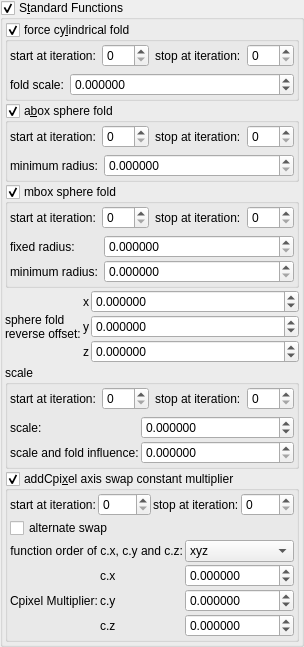
    <widget class="MyGroupBox" name="groupCheck_transf_function_enabledAy">
     <property name="title">
      <string>S&amp;tandard Functions</string>
     </property>
     <property name="checkable">
      <bool>true</bool>
     </property>
     <layout class="QVBoxLayout" name="verticalLayout_12" stretch="0,0,0,0,0,0">
      <property name="spacing">
       <number>2</number>
      </property>
      <property name="leftMargin">
       <number>2</number>
      </property>
      <property name="topMargin">
       <number>2</number>
      </property>
      <property name="rightMargin">
       <number>2</number>
      </property>
      <property name="bottomMargin">
       <number>2</number>
      </property>
      <item>
       <widget class="MyGroupBox" name="groupCheck_transf_function_enabled_false">
        <property name="title">
         <string>force cy&amp;lindrical fold</string>
        </property>
        <property name="checkable">
         <bool>true</bool>
        </property>
        <layout class="QVBoxLayout" name="verticalLayout_9">
         <property name="leftMargin">
          <number>2</number>
         </property>
         <property name="topMargin">
          <number>2</number>
         </property>
         <property name="rightMargin">
          <number>2</number>
         </property>
         <property name="bottomMargin">
          <number>2</number>
         </property>
         <item>
          <layout class="QHBoxLayout" name="horizontalLayout_28" stretch="0,1,0,1">
           <item>
            <widget class="QLabel" name="label_125">
             <property name="text">
              <string>start at iteration:</string>
             </property>
            </widget>
           </item>
           <item>
            <widget class="MySpinBox" name="spinboxInt_transf_start_iterations_O">
             <property name="sizePolicy">
              <sizepolicy hsizetype="Minimum" vsizetype="Maximum">
               <horstretch>0</horstretch>
               <verstretch>0</verstretch>
              </sizepolicy>
             </property>
             <property name="minimum">
              <number>0</number>
             </property>
             <property name="maximum">
              <number>999</number>
             </property>
             <property name="value">
              <number>0</number>
             </property>
            </widget>
           </item>
           <item>
            <widget class="QLabel" name="label_82">
             <property name="text">
              <string>stop at iteration:</string>
             </property>
            </widget>
           </item>
           <item>
            <widget class="MySpinBox" name="spinboxInt_transf_stop_iterations_O">
             <property name="sizePolicy">
              <sizepolicy hsizetype="Preferred" vsizetype="Maximum">
               <horstretch>0</horstretch>
               <verstretch>0</verstretch>
              </sizepolicy>
             </property>
             <property name="maximum">
              <number>999</number>
             </property>
            </widget>
           </item>
          </layout>
         </item>
         <item>
          <layout class="QHBoxLayout" name="horizontalLayout_23" stretch="0,1">
           <item>
            <widget class="QLabel" name="label_20">
             <property name="text">
              <string>fold scale:</string>
             </property>
            </widget>
           </item>
           <item>
            <widget class="MyDoubleSpinBox" name="spinbox_transf_scaleB_1">
             <property name="sizePolicy">
              <sizepolicy hsizetype="Minimum" vsizetype="Maximum">
               <horstretch>0</horstretch>
               <verstretch>0</verstretch>
              </sizepolicy>
             </property>
             <property name="prefix">
              <string/>
             </property>
             <property name="suffix">
              <string/>
             </property>
             <property name="decimals">
              <number>6</number>
             </property>
             <property name="minimum">
              <double>-9.999000000000001</double>
             </property>
             <property name="maximum">
              <double>9.999000000000001</double>
             </property>
             <property name="singleStep">
              <double>0.100000000000000</double>
             </property>
            </widget>
           </item>
          </layout>
         </item>
        </layout>
       </widget>
      </item>
      <item>
       <widget class="MyGroupBox" name="groupCheck_transf_function_enabledAz">
        <property name="title">
         <string>a&amp;box sphere fold</string>
        </property>
        <property name="checkable">
         <bool>true</bool>
        </property>
        <layout class="QVBoxLayout" name="verticalLayout_10">
         <property name="leftMargin">
          <number>2</number>
         </property>
         <property name="topMargin">
          <number>2</number>
         </property>
         <property name="rightMargin">
          <number>2</number>
         </property>
         <property name="bottomMargin">
          <number>2</number>
         </property>
         <item>
          <layout class="QHBoxLayout" name="horizontalLayout_22" stretch="0,1,0,1">
           <item>
            <widget class="QLabel" name="label_103">
             <property name="text">
              <string>start at iteration:</string>
             </property>
            </widget>
           </item>
           <item>
            <widget class="MySpinBox" name="spinboxInt_transf_start_iterations_T">
             <property name="sizePolicy">
              <sizepolicy hsizetype="Minimum" vsizetype="Maximum">
               <horstretch>0</horstretch>
               <verstretch>0</verstretch>
              </sizepolicy>
             </property>
             <property name="minimum">
              <number>0</number>
             </property>
             <property name="maximum">
              <number>999</number>
             </property>
             <property name="value">
              <number>0</number>
             </property>
            </widget>
           </item>
           <item>
            <widget class="QLabel" name="label_77">
             <property name="text">
              <string>stop at iteration:</string>
             </property>
            </widget>
           </item>
           <item>
            <widget class="MySpinBox" name="spinboxInt_transf_stop_iterations_T">
             <property name="sizePolicy">
              <sizepolicy hsizetype="Preferred" vsizetype="Maximum">
               <horstretch>0</horstretch>
               <verstretch>0</verstretch>
              </sizepolicy>
             </property>
             <property name="maximum">
              <number>999</number>
             </property>
            </widget>
           </item>
          </layout>
         </item>
         <item>
          <layout class="QGridLayout" name="gridLayout_3" columnstretch="0,1">
           <item row="0" column="0">
            <widget class="QLabel" name="label_51">
             <property name="text">
              <string>minimum radius:</string>
             </property>
            </widget>
           </item>
           <item row="0" column="1">
            <widget class="MyDoubleSpinBox" name="spinbox_transf_minimum_radius_05">
             <property name="sizePolicy">
              <sizepolicy hsizetype="Minimum" vsizetype="Maximum">
               <horstretch>0</horstretch>
               <verstretch>0</verstretch>
              </sizepolicy>
             </property>
             <property name="prefix">
              <string/>
             </property>
             <property name="suffix">
              <string/>
             </property>
             <property name="decimals">
              <number>6</number>
             </property>
             <property name="maximum">
              <double>99.000000000000000</double>
             </property>
             <property name="singleStep">
              <double>0.100000000000000</double>
             </property>
            </widget>
           </item>
          </layout>
         </item>
        </layout>
       </widget>
      </item>
      <item>
       <widget class="MyGroupBox" name="groupCheck_transf_function_enabledz_false">
        <property name="title">
         <string>mbox sphere fold</string>
        </property>
        <property name="checkable">
         <bool>true</bool>
        </property>
        <layout class="QVBoxLayout" name="verticalLayout_11">
         <property name="leftMargin">
          <number>2</number>
         </property>
         <property name="topMargin">
          <number>2</number>
         </property>
         <property name="rightMargin">
          <number>2</number>
         </property>
         <property name="bottomMargin">
          <number>2</number>
         </property>
         <item>
          <layout class="QHBoxLayout" name="horizontalLayout_24" stretch="0,1,0,1">
           <item>
            <widget class="QLabel" name="label_104">
             <property name="text">
              <string>start at iteration:</string>
             </property>
            </widget>
           </item>
           <item>
            <widget class="MySpinBox" name="spinboxInt_transf_start_iterations_M">
             <property name="sizePolicy">
              <sizepolicy hsizetype="Minimum" vsizetype="Maximum">
               <horstretch>0</horstretch>
               <verstretch>0</verstretch>
              </sizepolicy>
             </property>
             <property name="minimum">
              <number>0</number>
             </property>
             <property name="maximum">
              <number>999</number>
             </property>
             <property name="value">
              <number>0</number>
             </property>
            </widget>
           </item>
           <item>
            <widget class="QLabel" name="label_78">
             <property name="text">
              <string>stop at iteration:</string>
             </property>
            </widget>
           </item>
           <item>
            <widget class="MySpinBox" name="spinboxInt_transf_stop_iterations_M">
             <property name="sizePolicy">
              <sizepolicy hsizetype="Preferred" vsizetype="Maximum">
               <horstretch>0</horstretch>
               <verstretch>0</verstretch>
              </sizepolicy>
             </property>
             <property name="maximum">
              <number>999</number>
             </property>
            </widget>
           </item>
          </layout>
         </item>
         <item>
          <layout class="QGridLayout" name="gridLayout_2" columnstretch="0,1">
           <property name="verticalSpacing">
            <number>2</number>
           </property>
           <item row="0" column="0">
            <widget class="QLabel" name="label_16">
             <property name="text">
              <string>fixed radius:</string>
             </property>
            </widget>
           </item>
           <item row="1" column="0">
            <widget class="QLabel" name="label_47">
             <property name="text">
              <string>minimum radius:</string>
             </property>
            </widget>
           </item>
           <item row="1" column="1">
            <widget class="MyDoubleSpinBox" name="spinbox_mandelbox_folding_min_radius">
             <property name="sizePolicy">
              <sizepolicy hsizetype="Minimum" vsizetype="Maximum">
               <horstretch>0</horstretch>
               <verstretch>0</verstretch>
              </sizepolicy>
             </property>
             <property name="prefix">
              <string/>
             </property>
             <property name="suffix">
              <string/>
             </property>
             <property name="decimals">
              <number>6</number>
             </property>
             <property name="maximum">
              <double>99.000000000000000</double>
             </property>
             <property name="singleStep">
              <double>0.100000000000000</double>
             </property>
            </widget>
           </item>
           <item row="0" column="1">
            <widget class="MyDoubleSpinBox" name="spinbox_mandelbox_folding_fixed_radius">
             <property name="sizePolicy">
              <sizepolicy hsizetype="Minimum" vsizetype="Maximum">
               <horstretch>0</horstretch>
               <verstretch>0</verstretch>
              </sizepolicy>
             </property>
             <property name="prefix">
              <string/>
             </property>
             <property name="suffix">
              <string/>
             </property>
             <property name="decimals">
              <number>6</number>
             </property>
             <property name="maximum">
              <double>99.000000000000000</double>
             </property>
             <property name="singleStep">
              <double>0.100000000000000</double>
             </property>
            </widget>
           </item>
          </layout>
         </item>
        </layout>
       </widget>
      </item>
      <item>
       <layout class="QGridLayout" name="gridLayout_15" columnstretch="0,0,2">
        <property name="spacing">
         <number>2</number>
        </property>
        <item row="0" column="2">
         <widget class="MyDoubleSpinBox" name="spinbox3_mandelbox_offset_x">
          <property name="sizePolicy">
           <sizepolicy hsizetype="Minimum" vsizetype="Maximum">
            <horstretch>0</horstretch>
            <verstretch>0</verstretch>
           </sizepolicy>
          </property>
          <property name="prefix">
           <string/>
          </property>
          <property name="suffix">
           <string/>
          </property>
          <property name="decimals">
           <number>6</number>
          </property>
          <property name="minimum">
           <double>-100.000000000000000</double>
          </property>
          <property name="maximum">
           <double>100.000000000000000</double>
          </property>
          <property name="singleStep">
           <double>0.100000000000000</double>
          </property>
         </widget>
        </item>
        <item row="1" column="1">
         <widget class="QLabel" name="label_116">
          <property name="sizePolicy">
           <sizepolicy hsizetype="Preferred" vsizetype="Preferred">
            <horstretch>0</horstretch>
            <verstretch>0</verstretch>
           </sizepolicy>
          </property>
          <property name="text">
           <string notr="true">y</string>
          </property>
          <property name="alignment">
           <set>Qt::AlignRight|Qt::AlignTrailing|Qt::AlignVCenter</set>
          </property>
         </widget>
        </item>
        <item row="2" column="1">
         <widget class="QLabel" name="label_117">
          <property name="sizePolicy">
           <sizepolicy hsizetype="Preferred" vsizetype="Preferred">
            <horstretch>0</horstretch>
            <verstretch>0</verstretch>
           </sizepolicy>
          </property>
          <property name="text">
           <string notr="true">z</string>
          </property>
          <property name="alignment">
           <set>Qt::AlignRight|Qt::AlignTrailing|Qt::AlignVCenter</set>
          </property>
         </widget>
        </item>
        <item row="1" column="2">
         <widget class="MyDoubleSpinBox" name="spinbox3_mandelbox_offset_y">
          <property name="sizePolicy">
           <sizepolicy hsizetype="Minimum" vsizetype="Maximum">
            <horstretch>0</horstretch>
            <verstretch>0</verstretch>
           </sizepolicy>
          </property>
          <property name="prefix">
           <string/>
          </property>
          <property name="suffix">
           <string/>
          </property>
          <property name="decimals">
           <number>6</number>
          </property>
          <property name="minimum">
           <double>-100.000000000000000</double>
          </property>
          <property name="maximum">
           <double>100.000000000000000</double>
          </property>
          <property name="singleStep">
           <double>0.100000000000000</double>
          </property>
         </widget>
        </item>
        <item row="2" column="2">
         <widget class="MyDoubleSpinBox" name="spinbox3_mandelbox_offset_z">
          <property name="sizePolicy">
           <sizepolicy hsizetype="Minimum" vsizetype="Maximum">
            <horstretch>0</horstretch>
            <verstretch>0</verstretch>
           </sizepolicy>
          </property>
          <property name="prefix">
           <string/>
          </property>
          <property name="suffix">
           <string/>
          </property>
          <property name="decimals">
           <number>6</number>
          </property>
          <property name="minimum">
           <double>-100.000000000000000</double>
          </property>
          <property name="maximum">
           <double>100.000000000000000</double>
          </property>
          <property name="singleStep">
           <double>0.100000000000000</double>
          </property>
         </widget>
        </item>
        <item row="0" column="1">
         <widget class="QLabel" name="label_115">
          <property name="sizePolicy">
           <sizepolicy hsizetype="Preferred" vsizetype="Preferred">
            <horstretch>0</horstretch>
            <verstretch>0</verstretch>
           </sizepolicy>
          </property>
          <property name="text">
           <string notr="true">x</string>
          </property>
          <property name="alignment">
           <set>Qt::AlignRight|Qt::AlignTrailing|Qt::AlignVCenter</set>
          </property>
         </widget>
        </item>
        <item row="0" column="0" rowspan="3">
         <widget class="QLabel" name="label_15">
          <property name="text">
           <string>sphere fold
reverse offset:</string>
          </property>
         </widget>
        </item>
       </layout>
      </item>
      <item>
       <widget class="QGroupBox" name="groupBox_5">
        <property name="title">
         <string>scale</string>
        </property>
        <layout class="QVBoxLayout" name="verticalLayout_13">
         <property name="leftMargin">
          <number>2</number>
         </property>
         <property name="topMargin">
          <number>2</number>
         </property>
         <property name="rightMargin">
          <number>2</number>
         </property>
         <property name="bottomMargin">
          <number>2</number>
         </property>
         <item>
          <layout class="QHBoxLayout" name="horizontalLayout_25" stretch="0,1,0,1">
           <item>
            <widget class="QLabel" name="label_112">
             <property name="text">
              <string>start at iteration:</string>
             </property>
            </widget>
           </item>
           <item>
            <widget class="MySpinBox" name="spinboxInt_transf_start_iterations_S">
             <property name="sizePolicy">
              <sizepolicy hsizetype="Minimum" vsizetype="Maximum">
               <horstretch>0</horstretch>
               <verstretch>0</verstretch>
              </sizepolicy>
             </property>
             <property name="minimum">
              <number>0</number>
             </property>
             <property name="maximum">
              <number>999</number>
             </property>
             <property name="value">
              <number>0</number>
             </property>
            </widget>
           </item>
           <item>
            <widget class="QLabel" name="label_79">
             <property name="text">
              <string>stop at iteration:</string>
             </property>
            </widget>
           </item>
           <item>
            <widget class="MySpinBox" name="spinboxInt_transf_stop_iterations_S">
             <property name="sizePolicy">
              <sizepolicy hsizetype="Preferred" vsizetype="Maximum">
               <horstretch>0</horstretch>
               <verstretch>0</verstretch>
              </sizepolicy>
             </property>
             <property name="maximum">
              <number>999</number>
             </property>
            </widget>
           </item>
          </layout>
         </item>
         <item>
          <layout class="QGridLayout" name="gridLayout_30" columnstretch="0,2">
           <property name="spacing">
            <number>2</number>
           </property>
           <item row="0" column="1">
            <widget class="MyDoubleSpinBox" name="spinbox_mandelbox_scale">
             <property name="sizePolicy">
              <sizepolicy hsizetype="Minimum" vsizetype="Maximum">
               <horstretch>0</horstretch>
               <verstretch>0</verstretch>
              </sizepolicy>
             </property>
             <property name="prefix">
              <string/>
             </property>
             <property name="suffix">
              <string/>
             </property>
             <property name="decimals">
              <number>6</number>
             </property>
             <property name="minimum">
              <double>-100000.000000000000000</double>
             </property>
             <property name="maximum">
              <double>100000.000000000000000</double>
             </property>
             <property name="singleStep">
              <double>0.100000000000000</double>
             </property>
            </widget>
           </item>
           <item row="1" column="1">
            <widget class="MyDoubleSpinBox" name="spinbox_transf_scale_1">
             <property name="sizePolicy">
              <sizepolicy hsizetype="Minimum" vsizetype="Maximum">
               <horstretch>0</horstretch>
               <verstretch>0</verstretch>
              </sizepolicy>
             </property>
             <property name="prefix">
              <string/>
             </property>
             <property name="suffix">
              <string/>
             </property>
             <property name="decimals">
              <number>6</number>
             </property>
             <property name="minimum">
              <double>0.000000000000000</double>
             </property>
             <property name="maximum">
              <double>10.000000000000000</double>
             </property>
             <property name="singleStep">
              <double>0.100000000000000</double>
             </property>
            </widget>
           </item>
           <item row="1" column="0">
            <widget class="QLabel" name="label_173">
             <property name="text">
              <string>scale and fold influence:</string>
             </property>
            </widget>
           </item>
           <item row="0" column="0">
            <widget class="QLabel" name="label_140">
             <property name="text">
              <string>scale:</string>
             </property>
            </widget>
           </item>
          </layout>
         </item>
        </layout>
       </widget>
      </item>
      <item>
       <widget class="MyGroupBox" name="groupCheck_transf_addCpixel_enabled_false">
        <property name="toolTip">
         <string>&lt;html&gt;&lt;head/&gt;&lt;body&gt;&lt;p&gt;Cpixel is CVector3 c = ( c.x, c.y, c.z). It is each original point (pixel) in 3D space where the iteration starts from, ( c = original z for each point .) It is commonly found in formula structures z = f(z) + c.&lt;/p&gt;&lt;p&gt;The Cpixel multiplier effectively scales this point &amp;quot;c&amp;quot;.&lt;/p&gt;&lt;p&gt;This transform allows the swapping of the order of the &amp;quot;CVector3 c&amp;quot; components before being multiplied by &amp;quot;CVector3 z&amp;quot; components.&lt;/p&gt;&lt;/body&gt;&lt;/html&gt;</string>
        </property>
        <property name="title">
         <string>addCpi&amp;xel axis swap constant multiplier</string>
        </property>
        <property name="checkable">
         <bool>true</bool>
        </property>
        <layout class="QVBoxLayout" name="verticalLayout_50">
         <property name="spacing">
          <number>2</number>
         </property>
         <property name="leftMargin">
          <number>2</number>
         </property>
         <property name="topMargin">
          <number>2</number>
         </property>
         <property name="rightMargin">
          <number>2</number>
         </property>
         <property name="bottomMargin">
          <number>2</number>
         </property>
         <item>
          <layout class="QHBoxLayout" name="horizontalLayout_27" stretch="0,1,0,1">
           <item>
            <widget class="QLabel" name="label_124">
             <property name="text">
              <string>start at iteration:</string>
             </property>
            </widget>
           </item>
           <item>
            <widget class="MySpinBox" name="spinboxInt_transf_start_iterations_Zc">
             <property name="sizePolicy">
              <sizepolicy hsizetype="Minimum" vsizetype="Maximum">
               <horstretch>0</horstretch>
               <verstretch>0</verstretch>
              </sizepolicy>
             </property>
             <property name="minimum">
              <number>0</number>
             </property>
             <property name="maximum">
              <number>999</number>
             </property>
             <property name="value">
              <number>0</number>
             </property>
            </widget>
           </item>
           <item>
            <widget class="QLabel" name="label_81">
             <property name="text">
              <string>stop at iteration:</string>
             </property>
            </widget>
           </item>
           <item>
            <widget class="MySpinBox" name="spinboxInt_transf_stop_iterations_Zc">
             <property name="sizePolicy">
              <sizepolicy hsizetype="Preferred" vsizetype="Maximum">
               <horstretch>0</horstretch>
               <verstretch>0</verstretch>
              </sizepolicy>
             </property>
             <property name="maximum">
              <number>999</number>
             </property>
            </widget>
           </item>
          </layout>
         </item>
         <item>
          <layout class="QGridLayout" name="gridLayout_25" columnstretch="0,0,1">
           <property name="spacing">
            <number>2</number>
           </property>
           <item row="1" column="0" colspan="2">
            <widget class="QLabel" name="label_2">
             <property name="text">
              <string>function order of c.x, c.y and c.z:</string>
             </property>
             <property name="alignment">
              <set>Qt::AlignRight|Qt::AlignTrailing|Qt::AlignVCenter</set>
             </property>
            </widget>
           </item>
           <item row="0" column="0" colspan="2">
            <widget class="MyCheckBox" name="checkBox_transf_alternate_enabled_false">
             <property name="text">
              <string>alternate swap</string>
             </property>
            </widget>
           </item>
           <item row="3" column="2">
            <widget class="MyDoubleSpinBox" name="spinbox3_transf_constant_multiplier_111_y">
             <property name="sizePolicy">
              <sizepolicy hsizetype="Minimum" vsizetype="Maximum">
               <horstretch>0</horstretch>
               <verstretch>0</verstretch>
              </sizepolicy>
             </property>
             <property name="prefix">
              <string/>
             </property>
             <property name="suffix">
              <string/>
             </property>
             <property name="decimals">
              <number>6</number>
             </property>
             <property name="minimum">
              <double>-99.989999999999995</double>
             </property>
             <property name="maximum">
              <double>99.989999999999995</double>
             </property>
             <property name="singleStep">
              <double>0.100000000000000</double>
             </property>
            </widget>
           </item>
           <item row="2" column="2">
            <widget class="MyDoubleSpinBox" name="spinbox3_transf_constant_multiplier_111_x">
             <property name="sizePolicy">
              <sizepolicy hsizetype="Minimum" vsizetype="Maximum">
               <horstretch>0</horstretch>
               <verstretch>0</verstretch>
              </sizepolicy>
             </property>
             <property name="prefix">
              <string/>
             </property>
             <property name="suffix">
              <string/>
             </property>
             <property name="decimals">
              <number>6</number>
             </property>
             <property name="minimum">
              <double>-99.989999999999995</double>
             </property>
             <property name="maximum">
              <double>99.989999999999995</double>
             </property>
             <property name="singleStep">
              <double>0.100000000000000</double>
             </property>
            </widget>
           </item>
           <item row="2" column="1">
            <widget class="QLabel" name="label_118">
             <property name="text">
              <string notr="true">c.x</string>
             </property>
            </widget>
           </item>
           <item row="3" column="1">
            <widget class="QLabel" name="label_114">
             <property name="text">
              <string notr="true">c.y</string>
             </property>
            </widget>
           </item>
           <item row="4" column="1">
            <widget class="QLabel" name="label_122">
             <property name="text">
              <string notr="true">c.z</string>
             </property>
            </widget>
           </item>
           <item row="2" column="0" rowspan="3">
            <widget class="QLabel" name="label_123">
             <property name="text">
              <string>Cpixel Multiplier:</string>
             </property>
            </widget>
           </item>
           <item row="4" column="2">
            <widget class="MyDoubleSpinBox" name="spinbox3_transf_constant_multiplier_111_z">
             <property name="sizePolicy">
              <sizepolicy hsizetype="Minimum" vsizetype="Maximum">
               <horstretch>0</horstretch>
               <verstretch>0</verstretch>
              </sizepolicy>
             </property>
             <property name="prefix">
              <string/>
             </property>
             <property name="suffix">
              <string/>
             </property>
             <property name="decimals">
              <number>6</number>
             </property>
             <property name="minimum">
              <double>-99.989999999999995</double>
             </property>
             <property name="maximum">
              <double>99.989999999999995</double>
             </property>
             <property name="singleStep">
              <double>0.100000000000000</double>
             </property>
            </widget>
           </item>
           <item row="1" column="2">
            <widget class="MyComboBox" name="comboBox_mandelbulbMulti_order_of_xyz">
             <item>
              <property name="text">
               <string notr="true">xyz</string>
              </property>
             </item>
             <item>
              <property name="text">
               <string notr="true">xzy</string>
              </property>
             </item>
             <item>
              <property name="text">
               <string notr="true">yxz</string>
              </property>
             </item>
             <item>
              <property name="text">
               <string notr="true">yzx</string>
              </property>
             </item>
             <item>
              <property name="text">
               <string notr="true">zxy</string>
              </property>
             </item>
             <item>
              <property name="text">
               <string notr="true">zyx</string>
              </property>
             </item>
            </widget>
           </item>
          </layout>
         </item>
        </layout>
       </widget>
      </item>
     </layout>
    </widget>
